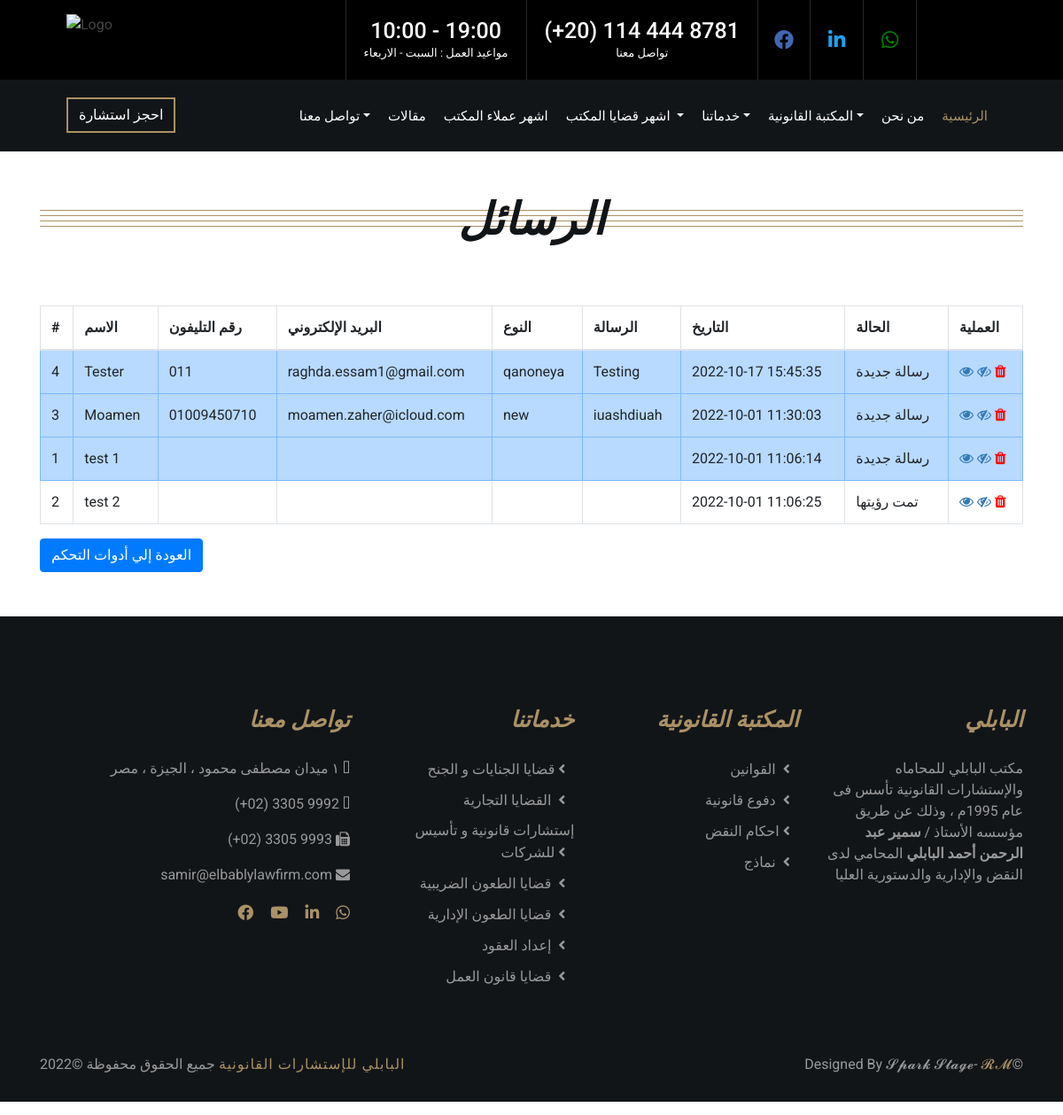
/adminViewMessages.php (signed in), run on the app's committed database.
### tables this page shows
CREATE TABLE `messages` (
  `id` int(11) NOT NULL,
  `name` varchar(255) NOT NULL,
  `phone` varchar(255) NOT NULL,
  `email` varchar(255) NOT NULL,
  `type` varchar(255) NOT NULL,
  `message` text NOT NULL,
  `seen` int(11) NOT NULL DEFAULT 0,
  `date` timestamp NOT NULL DEFAULT current_timestamp()
);

### Admin/Model/Message.php (called while the page is built, shortened)
<?php
class Message implements iMessage
{
    private $id;
    private $name;
    private $phone;
    private $email;
    private $type;
    private $content;
    private $seen;
    private $date;
    function getId()
    {
        return $this->id;
    }
    function setId($id): self
    {
        $this->id = $id;
        return $this;
    }
    function getName()
    {
        return $this->name;
    }
    function setName($name): self
    {
        $this->name = $name;
        return $this;
    }
    function getPhone()
    {
        return $this->phone;
    }
    function setPhone($phone): self
    {
        $this->phone = $phone;
        return $this;
    }
    function getEmail()
    {
        return $this->email;
    }
    function setEmail($email): self
    {
        $this->email = $email;
        return $this;
    }
    function getType()
    {
        return $this->type;
    }
    function setType($type): self
    {
        $this->type = $type;
        return $this;
    }
    function getSeen()
    {
        return $this->seen;
    }
    function setSeen($seen): self
    {
        $this->seen = $seen;
        return $this;
    }
    function getMessages($state, $size)
    {
        $db = Database::getInstance();
        $conn = $db->getConnection();
        $sql = "select * from messages ";
        $sql .= " order by seen asc , date desc";
        $res = $conn->query($sql);
        $MembersDataSet = $conn->query($sql) or die($conn->error());
        $i = 0;
        $Result = array();
        while ($row = mysqli_fetch_array($MembersDataSet)) {
            $message = new Message();
            $message->setId($row["id"]);
            $message->setName($row["name"]);
            $message->setPhone($row["phone"]);
            $message->setEmail($row["email"]);
            $message->setType($row["type"]);
            $message->setContent($row["message"]);
            $message->setSeen($row["seen"]);
            $message->setDate($row["date"]);
            $Result[$i] = $message;
            $i++;
        }
        return $Result;
    }
    function getContent()
    {
        return $this->content;
    }
    function setContent($content): self
    {
        $this->content = $content;
        return $this;
    }
	function getDate() {
		return $this->date;
	}
	function setDate($date): self {
		$this->date = $date;
		return $this;
	}
}

### Admin/View/MessageView.php (the view, shortened to what this page needs)
<?php
class MessageView
{
    public function Show_AllMessagesAdmin($status, $size)
    {
        $messageObj = new Message();
        $Result = $messageObj->getMessages($status, $size);
        if ($Result) {
            echo "<table class='table table-bordered table-striped'>";
            echo "<thead>";
            echo "<tr>";
            echo "<th>#</th>";
            echo "<th>الاسم</th>";
            echo "<th>رقم التليفون</th>";
            echo "<th>البريد الإلكتروني</th>";
            echo "<th>النوع</th>";
            echo "<th>الرسالة</th>";
            echo "<th>التاريخ</th>";
            echo "<th>الحالة</th>";
            echo "<th>العملية</th>";
            echo "</tr>";
            echo "</thead>";
            echo "<tbody>";
            for ($i = 0; $i < count($Result); $i++) {
                if ($Result[$i]->getSeen() == 0) {
                    echo '<tr class="table-primary">';
                } else {
                    echo "<tr>";
                }
                echo "<td>" . $Result[$i]->getId() . "</td>";
                echo "<td>" . $Result[$i]->getName() . "</td>";
                echo "<td>" . $Result[$i]->getPhone() . "</td>";
                echo "<td>" . $Result[$i]->getEmail() . "</td>";
                echo "<td>" . $Result[$i]->getType() . "</td>";
                echo "<td>" . $Result[$i]->getContent() . "</td>";
                echo "<td>" . $Result[$i]->getDate() . "</td>";
                if ($Result[$i]->getSeen() == 1) {
                    echo "<td>تمت رؤيتها</td>";
                } else {
                    echo "<td>رسالة جديدة</td>";
                }
                echo "<td>";
                echo "<a href='Admin/viewMessage.php?id=" . $Result[$i]->getId() . "' title='عرض الرسالة' data-toggle='tooltip'><i class='fa fa-eye' style='color:#337ab7'></i>    </a>";
                echo "<a href='Admin/Controller/MessageController.php?id=" . $Result[$i]->getId() . "&state=" . $Result[$i]->getSeen() . "' title='إظهار الرسالة كرسالة جديدة او لا' data-toggle='tooltip'><i class='fa fa-eye-slash'style='color:#337ab7'></i>    </span></a>";
                echo "<a href='Admin/deleteMessage.php?id=" . $Result[$i]->getId() . "' title='حدف الرسالة' data-toggle='tooltip'><i class='fa fa-trash' style='color:red'></i></a>";
                echo "</td>";
                echo "</tr>";
            }
            echo "</tbody>";
            echo "</table>";
        } else {
            echo "لا توجد رسائل حتي الآن";
        }
    }
}

### css/style.css (style rules this page uses)
body { color: #666666; background: #ffffff; font-family: 'Roboto', sans-serif; font-weight: 400; }
h1, h2, h3, h4, h5, h6 { font-family: 'EB Garamond', serif; font-weight: 600; font-style: italic; color: #121518; }
a { color: #454545; transition: .3s; }
.top-bar { position: relative; height: 90px; background: #000000; }
.top-bar .logo { padding: 15px 0; text-align: left; overflow: hidden; }
.top-bar .logo img { max-width: 100%; max-height: 80px; }
.top-bar .top-bar-right { display: flex; align-items: center; justify-content: flex-end; }
.top-bar .text { display: flex; align-items: center; justify-content: center; flex-direction: column; height: 90px; padding: 0 20px; text-align: center; border-left: 1px solid rgba(255, 255, 255, .15); }
.top-bar .text h2 { color: #ffffff; font-family: 'Roboto', sans-serif; font-weight: 500; font-style: normal; font-size: 25px; margin: 0; }
.top-bar .text p { color: #ffffff; font-size: 13px; margin: 0; }
.top-bar .social { display: flex; height: 90px; font-size: 0; justify-content: flex-end; }
.top-bar .social a { display: flex; align-items: center; justify-content: center; width: 60px; height: 100%; font-size: 22px; color: #ffffff; border-right: 1px solid rgba(255, 255, 255, .15); }
.top-bar .social a:first-child { border-left: 1px solid rgba(255, 255, 255, .15); }
@media (min-width: 992px) { .top-bar { padding: 0 60px; } }
.nav-bar { position: relative; padding: 20px 0; transition: .3s; }
.nav-bar .navbar { height: 100%; padding: 0; }
.navbar-dark .navbar-nav .nav-link, .navbar-dark .navbar-nav .nav-link:focus, .navbar-dark .navbar-nav .nav-link:hover, .navbar-dark .navbar-nav .nav-link.active { padding: 10px 10px 8px 10px; color: #ffffff; }
.navbar-dark .navbar-nav .nav-link:hover, .navbar-dark .navbar-nav .nav-link.active { color: #aa9166; transition: none; }
.nav-bar .btn { color: #ffffff; border: 2px solid #aa9166; border-radius: 0; }
@media (min-width: 992px) { .nav-bar { padding: 20px 60px; } }
@media (min-width: 992px) { .nav-bar, .nav-bar .navbar { background: #121518 !important; } }
@media (min-width: 992px) { .nav-bar a.nav-link { padding: 8px 15px; font-size: 15px; text-transform: uppercase; } }
.footer { position: relative; margin-top: 50px; padding-top: 100px; background: #121518; color: #ffffff; }
.footer .footer-about, .footer .footer-link, .footer .footer-contact { position: relative; margin-bottom: 45px; color: #999999; text-align:right; }
.footer .footer-about h2, .footer .footer-link h2, .footer .footer-contact h2 { position: relative; margin-bottom: 30px; font-size: 25px; font-weight: 600; color: #aa9166; }
.footer .footer-link a { display: block; margin-bottom: 10px; color: #999999; transition: .3s; }
.footer .footer-link a::after { position: relative; content: "\f104"; font-family: "Font Awesome 5 Free"; font-weight: 900; margin-right: 10px; }
.footer .footer-social { position: relative; margin-top: 20px; }
.footer .footer-social a { display: inline-block; }
.footer .footer-social a i { margin-right: 15px; font-size: 18px; color: #aa9166; }
.footer .footer-social a:last-child i { margin: 0; }
.footer .copyright { padding: 30px 15px; }
.footer .copyright p { margin: 0; color: #999999; }
.footer .copyright .col-md-6:last-child p { text-align: right; }
.footer .copyright p a { color: #aa9166; font-weight: 500; letter-spacing: 1px; }

### data on the page
messages: id "4", name "Tester", phone "011", email "raghda.essam1@gmail.com", type "qanoneya", message "Testing", date "2022-10-17 15:45:35", seen "رسالة جديدة"
messages: id "3", name "Moamen", phone "01009450710", email "moamen.zaher@icloud.com", type "new", message "iuashdiuah", date "2022-10-01 11:30:03", seen "رسالة جديدة"
messages: id "1", name "test 1", date "2022-10-01 11:06:14", seen "رسالة جديدة"
messages: id "2", name "test 2", date "2022-10-01 11:06:25", seen "تمت رؤيتها"
